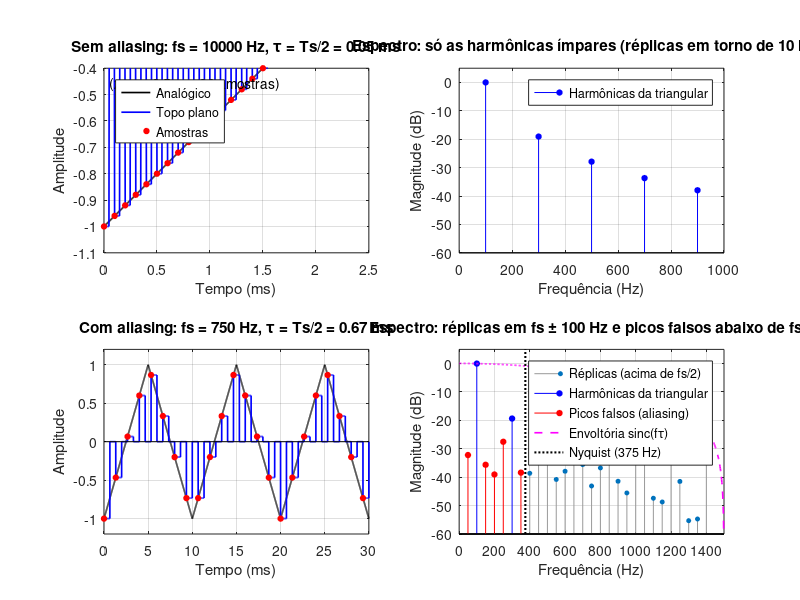

Reproduce this figure in MATLAB.
% Demonstração de amostragem de TOPO PLANO (PAM) com uma onda triangular
%
% Cada amostra é mantida constante por um tempo tau (como o sample-and-hold
% do ADC). No espectro isso aparece como:
%   - réplicas do espectro em torno de fs, 2fs, 3fs...
%   - todas multiplicadas por uma envoltória sinc(f*tau) (efeito de abertura),
%     que zera em f = 1/tau
% O aliasing continua dependendo só de fs: com fs baixa, as réplicas invadem
% a faixa 0..fs/2 e criam picos em frequências que a triangular não tem.
clc; clear; close all;
pkg load signal                          % função sawtooth

f     = 100;                             % frequência da triangular (Hz)
FSIM  = 300000;                          % taxa da "simulação analógica" (Hz)
CICLO = 0.5;                             % tau = CICLO*Ts
PISO  = -60;                             % piso do espectro (dB)

% Casos: fs (Hz), janela de tempo mostrada (ms), xlim do espectro (Hz), nome
casos = { 10000, 2.5, 1000, 'Sem aliasing'; ...
            750, 30,  1500, 'Com aliasing'};

t = (0:FSIM-1)/FSIM;                     % 1 s de "sinal analógico"
x = sawtooth(2*pi*f*t, 0.5);             % triangular de -1 a 1

figure('position', [80 80 1300 750]);
for i = 1:2
  [fs, janela, fMax, nome] = casos{i,:};
  L   = FSIM/fs;                         % pontos da simulação por período Ts
  M   = round(CICLO*L);                  % pontos em que o pulso fica "ligado"
  tau = M/FSIM;                          % largura do pulso (s)

  % --- Topo plano: repete o valor da amostra por tau, depois zero ---
  pos  = mod(0:FSIM-1, L);               % posição dentro de cada Ts
  base = (0:FSIM-1) - pos;               % índice do instante de amostragem
  xp   = x(base + 1) .* (pos < M);       % sinal PAM de topo plano

  %% ---------- Tempo ----------
  subplot(2,2,2*i-1);
  mostra = t <= janela/1e3;
  amostr = mostra & pos == 0;
  plot(t(mostra)*1e3, x(mostra), 'k', 'linewidth', 1.2); hold on;
  plot(t(mostra)*1e3, xp(mostra), 'b', 'linewidth', 1.2);
  stem(t(amostr)*1e3, x(amostr), 'r', 'filled', 'markersize', 4, 'linestyle', 'none');
  grid on; box on;
  xlim([0 janela]);
  if i == 1
    ylim([-1.1 -0.4]);                   % zoom no começo da subida
  else
    ylim([-1.2 1.2]);
  end
  xlabel('Tempo (ms)'); ylabel('Amplitude');
  title(sprintf('%s: fs = %d Hz, \\tau = Ts/2 = %.2f ms', nome, fs, tau*1e3));
  if i == 1
    legend('Analógico', 'Topo plano', 'Amostras', 'location', 'northwest');
    text(0.05, -0.43, sprintf('(zoom: %.1f ms, %d amostras)', janela, sum(amostr)), ...
         'verticalalignment', 'top');
  end

  %% ---------- Espectro ----------
  X  = abs(fft(xp - mean(xp)));
  X  = 20*log10(X/max(X) + eps);         % 0 dB = fundamental
  fr = 0:FSIM-1;                         % Hz (1 s de sinal -> resolução de 1 Hz)

  % Separa os picos em três grupos
  pico    = fr <= fMax & X > PISO;
  impar   = mod(fr, 2*f) == f;           % 100, 300, 500... (o que a triangular tem)
  abaixo  = fr <= fs/2;
  certo   = pico & abaixo & impar;       % harmônica no lugar certo
  falso   = pico & abaixo & ~impar;      % alias dentro de 0..fs/2
  replica = pico & ~abaixo;              % acima de Nyquist (réplicas)

  subplot(2,2,2*i);
  h = []; rot = {};
  if any(replica)
    h(end+1) = stem(fr(replica), X(replica), 'color', [0.6 0.6 0.6], ...
                    'filled', 'markersize', 3, 'basevalue', PISO); hold on;
    rot{end+1} = 'Réplicas (acima de fs/2)';
  end
  h(end+1) = stem(fr(certo), X(certo), 'b', 'filled', 'markersize', 4, 'basevalue', PISO); hold on;
  rot{end+1} = 'Harmônicas da triangular';
  if any(falso)
    h(end+1) = stem(fr(falso), X(falso), 'r', 'filled', 'markersize', 4, 'basevalue', PISO);
    rot{end+1} = 'Picos falsos (aliasing)';
  end

  if fs/2 < fMax                         % Nyquist e envoltória só no caso 2
    fEnv = linspace(1, fMax, 1000);
    env  = 20*log10(abs(sinc(fEnv*tau))/abs(sinc(f*tau)) + eps);
    h(end+1) = plot(fEnv, env, 'm--', 'linewidth', 1.2);
    rot{end+1} = 'Envoltória sinc(f\tau)';
    h(end+1) = plot([fs/2 fs/2], [PISO 5], 'k:', 'linewidth', 1.5);
    rot{end+1} = sprintf('Nyquist (%d Hz)', fs/2);
  end

  grid on; box on;
  xlim([0 fMax]); ylim([PISO 5]);
  xlabel('Frequência (Hz)'); ylabel('Magnitude (dB)');
  if i == 1
    title('Espectro: só as harmônicas ímpares (réplicas em torno de 10 kHz)');
  else
    title('Espectro: réplicas em fs \pm 100 Hz e picos falsos abaixo de fs/2');
  end
  legend(h, rot, 'location', 'northeast');
end
